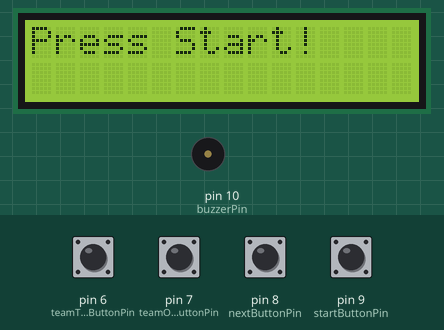
A sketch run on a simulated Arduino Uno, built with avr-gcc and run on an emulated ATmega328P. On the bench: 16×2 character LCD, buzzer (waves = sounding, pin HIGH). The inputs (shaded band) are chosen by the test bench; at power-on: pin 6 (teamTwoButtonPin), pin 7 (teamOneButtonPin), pin 8 (nextButtonPin), pin 9 (startButtonPin) HIGH. Random numbers use the default seed unless the sketch sets one.

Above: at 1.2 s.
1.3 s: pin 9 (startButtonPin) pulled LOW for 0.15 s
At 1.45 s:
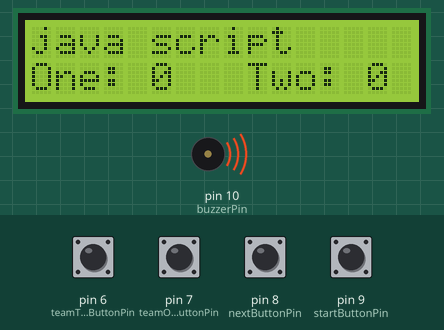
2.0 s: pin 8 (nextButtonPin) pulled LOW for 0.15 s
At 2.1 s:
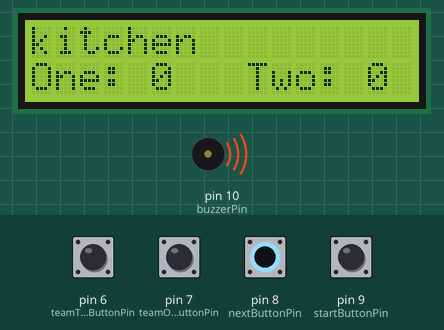
2.7 s: pin 8 (nextButtonPin) pulled LOW for 1 s
At 3.26 s:
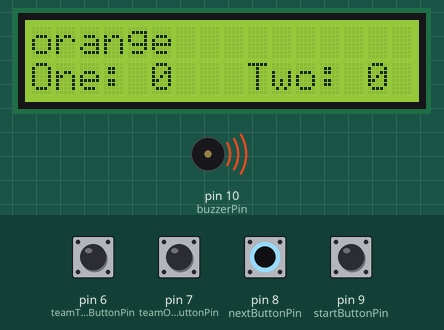
4.3 s: pin 8 (nextButtonPin) pulled LOW for 0.15 s
At 4.47 s:
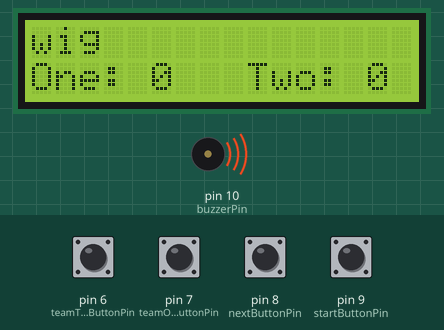
5.0 s: pin 8 (nextButtonPin) pulled LOW for 0.15 s
At 5.11 s:
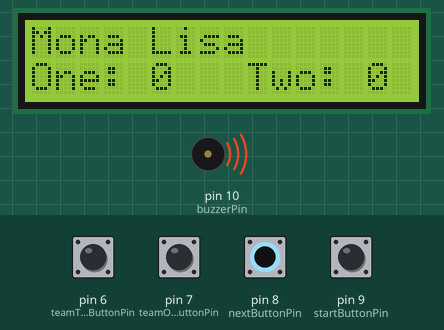
5.7 s: pin 8 (nextButtonPin) pulled LOW for 1 s
At 6.28 s:
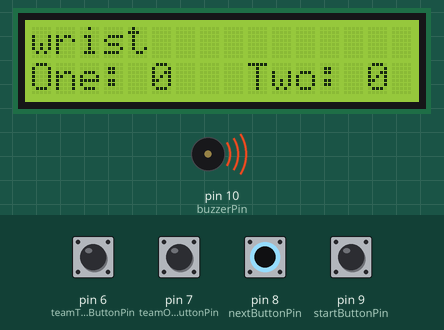
Timing chart, 0 to 8.3 s (numbered marks = the images above; inputs shaded):
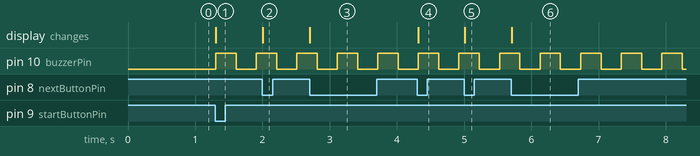

The sketch:

catchPhrase.ino
```cpp
#include <LiquidCrystal.h>  // include the library code:
LiquidCrystal lcd(12, 11, 5, 4, 3, 2);  // initialize the library with the numbers of the interface pins

//counting vars
int newGame = 0;
int timerCounter = 0;
int timerMaxCount = 60;
int teamOneReadScore = 0;
int teamTwoReadScore = 0;
int teamOneWins = 0;
int teamTwoWins = 0;

//setting up the buzzer
const int buzzerPin =  10;      // the number of the buzzer pin
int buzzerState = LOW;             // buzzerState used to set the buzzer
long previousMillis = 0;        // will store last time buzzer was updated
long buzzerInterval = 300;           // buzzerInterval (milliseconds)


// setting up start button
int startButtonPin = 9;
int startButtonPushCounter = 0;   // counter for the number of button presses
int startButtonState = 0;         // current state of the button
int startButtonLastestState = 0;     // previous state of the button

// setting up next button
int nextButtonPin = 8;
int nextButtonPushCounter = 0;
int nextButtonState = 0;
int nextButtonLastestState = 0;

// setting up teamOne button
int teamOneButtonPin = 7;
int teamOneButtonPushCounter = 0;
int teamOneButtonState = 0;
int teamOneButtonLastestState = 0;

// setting up teamTwo button
int teamTwoButtonPin = 6;
int teamTwoButtonPushCounter = 0;
int teamTwoButtonState = 0;
int teamTwoButtonLastestState = 0;

String words[] = {
  "Mona Lisa","kitchen","wig","tree house","java script","grover","orange","fun","asha","hotdog","canada","wrist","red","apple","ape","mom","love","fart","kortina","lcd"}; // an array of words for catchphrase
int maxSize = sizeof(words)/sizeof(String);
int interval = 0;

void setup() {
  lcd.begin(2,16);
  shuffle();
  pinMode(startButtonPin, INPUT);    // button as input
  digitalWrite(startButtonPin, HIGH); // turns on pull-up resistor after input
  pinMode(nextButtonPin, INPUT);
  digitalWrite(nextButtonPin, HIGH);
  pinMode(teamOneButtonPin, INPUT);
  digitalWrite(teamOneButtonPin, HIGH);
  pinMode(teamTwoButtonPin, INPUT);
  digitalWrite(teamTwoButtonPin, HIGH);
  pinMode(buzzerPin, OUTPUT);  //buzzer setup
  lcd.print("Press Start!");
}

void loop() {
  printScore();
  timerTone();

  startButtonState = digitalRead(startButtonPin);
  if (startButtonState != startButtonLastestState) {
    if(digitalRead(startButtonPin) == LOW){
       if(timerCounter == 0){
           startGame();
       }
       else {
         digitalWrite(buzzerPin, LOW);
         timerCounter = 0;
       }
     }


}
  startButtonLastestState = startButtonState;


  nextButtonState = digitalRead(nextButtonPin);
  if (nextButtonState != nextButtonLastestState) {
    if(digitalRead(nextButtonPin) == LOW){
                printWord();
	    }

}
  nextButtonLastestState = nextButtonState;

  teamOneButtonState = digitalRead(teamOneButtonPin);
  if (teamOneButtonState != teamOneButtonLastestState) {
    if(digitalRead(teamOneButtonPin) == LOW){
                teamOneScore();
	    }

}
  teamOneButtonLastestState = teamOneButtonState;

teamTwoButtonState = digitalRead(teamTwoButtonPin);
  if (teamTwoButtonState != teamTwoButtonLastestState) {
    if(digitalRead(teamTwoButtonPin) == LOW){
                teamTwoScore();
	    }

}
  teamTwoButtonLastestState = teamTwoButtonState;


}

// shuffle the list of words
void shuffle(){
  for (int a=0; a<maxSize; a++){
    int r = random(a+1);
    String temp = words[a];
    words[a] = words[r];
    words[r] = temp;
  }
}

//start the game
void startGame() {
  lcd.clear();
  lcd.print(words[interval]);
  interval++;
  newGame++;
  timerCounter ++;
  if (interval == maxSize) {
    interval = 0;
    shuffle();
  }
 }

//print the word
void printWord() {
      if (timerCounter !=0) {
        lcd.clear();
        lcd.print(words[interval]);
        interval++;
        if (interval == maxSize) {
          interval = 0;
          shuffle();
        }
     }
  }

//timer with buzzer
void timerTone() {
  unsigned long currentMillis = millis();
  if (timerCounter > 0) {
    if (timerCounter < timerMaxCount) {
      if(currentMillis - previousMillis > buzzerInterval) {
          previousMillis = currentMillis;
          if (buzzerState == LOW){
              buzzerState = HIGH;
          }
          else{
              buzzerState = LOW;
          }
        digitalWrite(buzzerPin, buzzerState);
        timerCounter++;
      }
    }
  }
  if (timerCounter == timerMaxCount) {
     digitalWrite(buzzerPin, LOW);
     timerCounter = 0;
  }
}

//teamOne score
void teamOneScore() {
  if (newGame != 0) {
      teamOneReadScore++;
      lcd.setCursor(0, 1); // bottom left
      lcd.print("One: ");
      lcd.print(teamOneReadScore);
    if (teamOneReadScore > 10) {
      lcd.clear();
      lcd.setCursor(0, 0);
      lcd.print("Team One wins!");
      newGame = 0;
      teamOneReadScore = 0;
      teamTwoReadScore = 0;
      teamOneWins = 1;
      timerCounter = 0;
      digitalWrite(buzzerPin, LOW);
    }
   }
 }

//teamTwo score
void teamTwoScore() {
  if (newGame != 0) {
      teamTwoReadScore++;
      lcd.setCursor(9, 1); // bottom right
      lcd.print("Two: ");
      lcd.print(teamTwoReadScore);
    if (teamTwoReadScore > 10) {
      lcd.clear();
      lcd.setCursor(0, 0);
      lcd.print("Team Two wins!");
      newGame = 0;
      teamOneReadScore = 0;
      teamTwoReadScore = 0;
      teamTwoWins = 1;
      timerCounter = 0;
      digitalWrite(buzzerPin, LOW);
    }
  }
 }

 //print score
void printScore() {
  if (newGame > 0) {
    lcd.setCursor(0, 1); // bottom left
    lcd.print("One: ");
    lcd.print(teamOneReadScore);
    lcd.setCursor(9, 1); // bottom right
    lcd.print("Two: ");
    lcd.print(teamTwoReadScore);
    }
 }
```

Measured:
- after the input at 1.3 s, pin 10 (buzzerPin): LOW → HIGH at once, → LOW 0.30 s later, → HIGH 0.30 s later; the display: first changes at once (image 1 shows a later state)
- after the input at 2.0 s, the display: changes at once (image 2)
- after the input at 2.7 s, the display: changes at once (image 3)
- after the input at 4.3 s, the display: changes at once (image 4)
- after the input at 5.0 s, the display: changes at once (image 5)
- after the input at 5.7 s, the display: changes at once (image 6)
